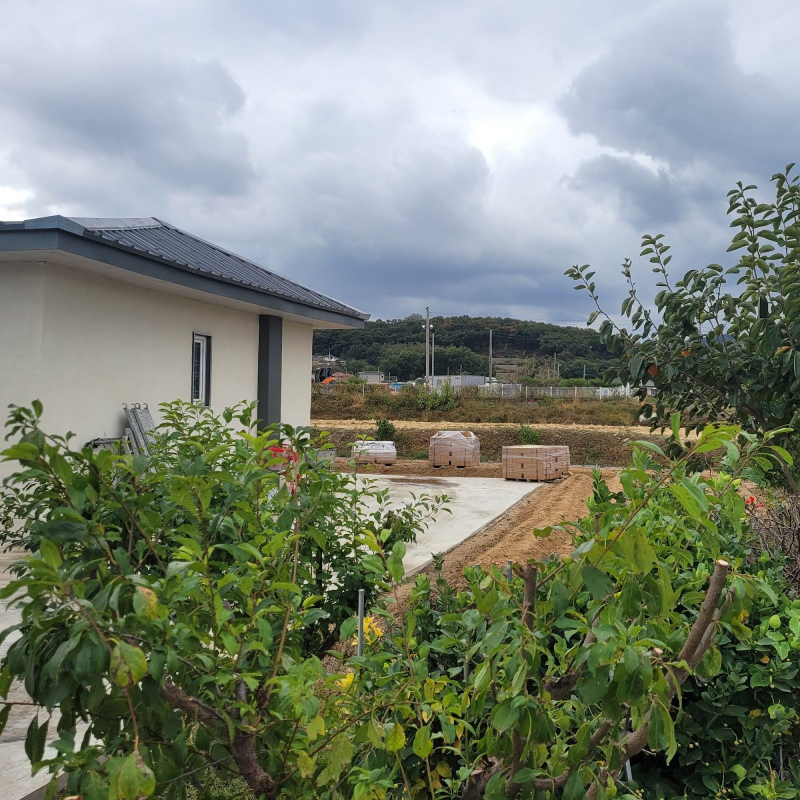
#> input picture portfolio/img/8ac90820a6/01c3beb3b0.jpg, 1600 x 1600 px (shown at 1/2 size)
$ python -i portfolio_build.py   (imports and definitions only)
#> lines starting #> are read from the running program, lines starting #| are printed output that depends on the picture
# -*- coding: utf-8 -*-
"""시공 포트폴리오 쪽 자동 만들기 (2026-10-23)
콘솔(portfolio.gs)이 매일 올리는 공개 목록 marketing/portfolio/index.json 을 받아
  portfolio/index.html          현장 모음 (공간·공정으로 거르기)
  portfolio/<번호>.html          현장 하나 (전·중·후 순 사진, 크게 보기)
  portfolio/img/<번호>/<n>.jpg   사진 사본 (큰 그림 1600 · 작은 그림 640) — 저장소에 두어 빠르고 오래 간다
를 만든다. 고객 이름·번지는 목록에 애초에 없다(콘솔에서 지역은 시·군·구까지만 내보냄).
사용: python3 tools/portfolio_build.py            (인터넷에서 받기)
      python3 tools/portfolio_build.py --local 목록.json   (시험용)
"""
import os, sys, json, html, io, hashlib, urllib.request, datetime, re

ROOT = os.path.dirname(os.path.dirname(os.path.abspath(__file__)))
SRC = "https://pnqyysuyrovgnmrchrrg.supabase.co/storage/v1/object/public/marketing/portfolio/index.json"
OUT = os.path.join(ROOT, "portfolio")
SITE = "https://jipjini.com/portfolio/"
GA = """<script async src="https://www.googletagmanager.com/gtag/js?id=G-35EM7T3M9W"></script>
<script>window.dataLayer=window.dataLayer||[];function gtag(){dataLayer.push(arguments);}gtag('js',new Date());(function(){try{if(/[?&]jj_staff=1/.test(location.search))localStorage.setItem('jj_staff','1');if(/[?&]jj_staff=0/.test(location.search))localStorage.removeItem('jj_staff');if(localStorage.getItem('jj_staff'))window['ga-disable-G-35EM7T3M9W']=true}catch(e){}})();gtag('config','G-35EM7T3M9W');</script>"""
BA_ORDER = {"전": 0, "중": 1, "후": 2, "": 1}
STAGE_KO = {"시공중": "시공 중", "완공": "완공", "계약": "착공 준비"}
e = lambda s: html.escape(str(s if s is not None else ""), quote=True)


# [95 lines left out: functions fetch, load, save_img, clean_works, ahash, title_of and 1 more, not called in this run]


CAM = '<svg class="ico" viewBox="0 0 24 24"><path d="M4 8h3l2-3h6l2 3h3v11H4z"/><circle cx="12" cy="13" r="3.5"/></svg>'
CTA = """<div class="cta"><p>같은 방식으로 우리 집도 맡겨 보세요 — 공종별 실제 단가 그대로, 마진 없는 코디</p>
<a href="/request.html">무료 견적 의뢰</a><a href="/cases/">견적 사례 보기</a></div>"""
FOOT = "</div></body></html>\n"


def build(data):
    sites = []
    for g in data.get("현장") or []:
        num = re.sub(r"[^0-9a-f]", "", str(g.get("번호", "")))[:12]
        if not num or not g.get("사진"):
            continue
        ph = sorted(g["사진"], key=lambda p: (BA_ORDER.get(p.get("전후", ""), 1), p.get("날짜", "")))
        kept = []
        for i, p in enumerate(ph):
            key = hashlib.md5(p["주소"].split("?")[0].encode()).hexdigest()[:10]
            big = os.path.join(OUT, "img", num, key + ".jpg"); small = os.path.join(OUT, "img", num, key + "_s.jpg")
            if save_img(p["주소"], big, small):
                h = ahash(small)
                if h is not None and any(bin(h ^ k["_h"]).count("1") <= 4 for k in kept if k.get("_h") is not None):
                    continue   # 같은 사진을 두 번 올린 것 — 한 번만
                kept.append(dict(p, big=f"img/{num}/{key}.jpg", small=f"img/{num}/{key}_s.jpg", _h=h))
        if kept:
            sites.append(dict(g, 번호=num, 사진=kept, 공정=clean_works(g)))
    if not sites:
        print("현장 없음 — 쪽을 바꾸지 않음"); return 0
    os.makedirs(OUT, exist_ok=True)
    rooms = sorted({p["공간"] for s in sites for p in s["사진"] if p.get("공간")})
    works = []
    for s in sites:
        for w in s.get("공정") or []:
            if w not in works: works.append(w)
    # ── 현장 하나 ──
    for s in sites:
        t = title_of(s); st = STAGE_KO.get(s.get("상태", ""), "")
        period = " ~ ".join([x for x in [s.get("착공", ""), s.get("완공", "") if st == "완공" else ""] if x])
        desc = f"{t} — 현장 사진 {len(s['사진'])}장" + (f" · {', '.join(s.get('공정', [])[:6])}" if s.get("공정") else "") + ". 집지니 다이렉트 코디로 진행한 실제 현장입니다."
        h = [head(t + " · 집지니 포트폴리오", desc, SITE + s["번호"] + ".html", SITE + s["사진"][-1]["big"])]
        h.append(f'<h1>{e(t)}{"<span class=st>" + e(st) + "</span>" if st else ""}</h1>')
        h.append(f'<p class="sub">{e(s.get("지역", ""))}{" · " + e(period) if period else ""} · 사진 {len(s["사진"])}장</p>')
        if s.get("공정"):
            h.append('<div>' + "".join(f'<span class="tag">{e(w)}</span>' for w in s["공정"]) + "</div>")
        groups = [("전", "시공 전"), ("중", "시공 과정"), ("후", "시공 후"), ("", "현장 사진")]
        n = 0; js = []
        for k, label in groups:
            ps = [p for p in s["사진"] if (p.get("전후") or "") == k]
            if not ps: continue
            h.append(f'<div class="sec">{CAM}{e(label)} <small>{len(ps)}장</small></div><div class="photos">')
            for p in ps:
                d = p.get("설명", ""); d = "" if re.match(r"^현장 일보 \d{4}-\d{2}-\d{2}$", d) else d
                cap = " · ".join([x for x in [p.get("공간", ""), re.sub(r"\s*\(.*?\)", "", p.get("단계", "")) if p.get("단계") not in ("기타", "") else "", d, p.get("날짜", "")] if x])
                alt = f'{t} {p.get("공간", "")} {label}'.strip()
                h.append(f'<figure onclick="lb({n})"><img loading="lazy" src="{e(p["small"])}" alt="{e(alt)}"><figcaption>{e(cap)}</figcaption></figure>')
                js.append([p["big"], cap]); n += 1
            h.append("</div>")
        h.append(CTA)
        h.append('<div id="lb" onclick="if(event.target===this)lbx()"><button class="x" onclick="lbx()" aria-label="닫기">&times;</button><button class="p" onclick="lbs(-1)" aria-label="앞">&#8249;</button><img id="lbi" alt=""><button class="n" onclick="lbs(1)" aria-label="뒤">&#8250;</button><div class="cap" id="lbc"></div></div>')
        h.append("<script>var P=" + json.dumps(js, ensure_ascii=False) + ",I=0;function lb(i){I=i;var x=P[i];document.getElementById('lbi').src=x[0];document.getElementById('lbc').textContent=x[1];document.getElementById('lb').classList.add('on')}function lbx(){document.getElementById('lb').classList.remove('on')}function lbs(d){lb((I+d+P.length)%P.length)}document.addEventListener('keydown',function(k){if(!document.getElementById('lb').classList.contains('on'))return;if(k.key==='Escape')lbx();if(k.key==='ArrowLeft')lbs(-1);if(k.key==='ArrowRight')lbs(1)});</script>")
        ld = {"@context": "https://schema.org", "@type": "ImageGallery", "name": t, "description": desc, "url": SITE + s["번호"] + ".html",
              "image": [SITE + p["big"] for p in s["사진"][:20]], "provider": {"@type": "HomeAndConstructionBusiness", "name": "집지니", "url": "https://jipjini.com/"}}
        h.append('<script type="application/ld+json">' + json.dumps(ld, ensure_ascii=False) + "</script>")
        h.append(FOOT)
        open(os.path.join(OUT, s["번호"] + ".html"), "w", encoding="utf-8").write("".join(h))
    # ── 모음 ──
    total = sum(len(s["사진"]) for s in sites)
    desc = f"집지니가 직접 코디한 실제 시공 현장 {len(sites)}곳, 사진 {total}장. 시공 전·과정·후를 공간·공정별로 모았습니다."
    h = [head("시공 포트폴리오 — 실제 현장 사진 · 집지니", desc, SITE, SITE + sites[0]["사진"][-1]["big"])]
    h.append("<h1>시공 포트폴리오</h1>")
    h.append(f'<p class="sub">실제 현장 {len(sites)}곳 · 사진 {total}장 · 현장 사진이 쌓이면 매일 자동으로 늘어납니다</p>')
    labels = []
    for x in rooms + works[:14]:
        if x not in labels: labels.append(x)
    chips = ['<button class="chip on" data-f="">전체</button>'] + [f'<button class="chip" data-f="{e(x)}">{e(x)}</button>' for x in labels]
    if len(chips) > 1:
        h.append('<div class="chips">' + "".join(chips) + "</div>")
    h.append('<div class="grid">')
    for s in sites:
        t = title_of(s); st = STAGE_KO.get(s.get("상태", ""), "")
        tags = "|".join(sorted({p["공간"] for p in s["사진"] if p.get("공간")} | set(s.get("공정") or [])))
        main = (s.get("공정") or [""])[0]
        cover = next((p for p in reversed(s["사진"]) if p.get("전후") == "후"), None) or next((p for p in reversed(s["사진"]) if main and main in p.get("단계", "")), s["사진"][-1])
        h.append(f'<a class="card" href="{e(s["번호"])}.html" data-t="{e(tags)}"><img loading="lazy" src="{e(cover["small"])}" alt="{e(t)}"><div class="b"><h2>{e(t)}{"<span class=st>" + e(st) + "</span>" if st else ""}</h2>'
                 f'<div class="meta">{e(s.get("지역", ""))} · 사진 {len(s["사진"])}장{" · " + e(s.get("최근", "")) if s.get("최근") else ""}</div>'
                 + "".join(f'<span class="tag">{e(w)}</span>' for w in (s.get("공정") or [])[:5]) + "</div></a>")
    h.append('</div><p class="empty" id="none" style="display:none">이 조건의 현장이 아직 없습니다.</p>')
    h.append("<script>document.querySelectorAll('.chip').forEach(function(c){c.onclick=function(){document.querySelectorAll('.chip').forEach(function(x){x.classList.remove('on')});c.classList.add('on');var f=c.dataset.f,n=0;document.querySelectorAll('.card').forEach(function(k){var ok=!f||('|'+k.dataset.t+'|').indexOf('|'+f+'|')>=0;k.style.display=ok?'':'none';if(ok)n++});document.getElementById('none').style.display=n?'none':''}})</script>")
    h.append(CTA + FOOT)
    open(os.path.join(OUT, "index.html"), "w", encoding="utf-8").write("".join(h))
    used = {p[k] for s in sites for p in s["사진"] for k in ("big", "small")}
    for d, _, fs in os.walk(os.path.join(OUT, "img")):
        for f in fs:
            rel = os.path.relpath(os.path.join(d, f), OUT).replace(os.sep, "/")
            if rel not in used: os.remove(os.path.join(d, f))   # 겹친 사진·내려간 사진 정리
    print(f"포트폴리오: 현장 {len(sites)}곳 · 사진 {total}장")
    return len(sites)


# [6 lines not run here, left out]

>>> import cv2
>>> picture = cv2.imread('../portfolio/img/8ac90820a6/01c3beb3b0.jpg', cv2.IMREAD_GRAYSCALE)
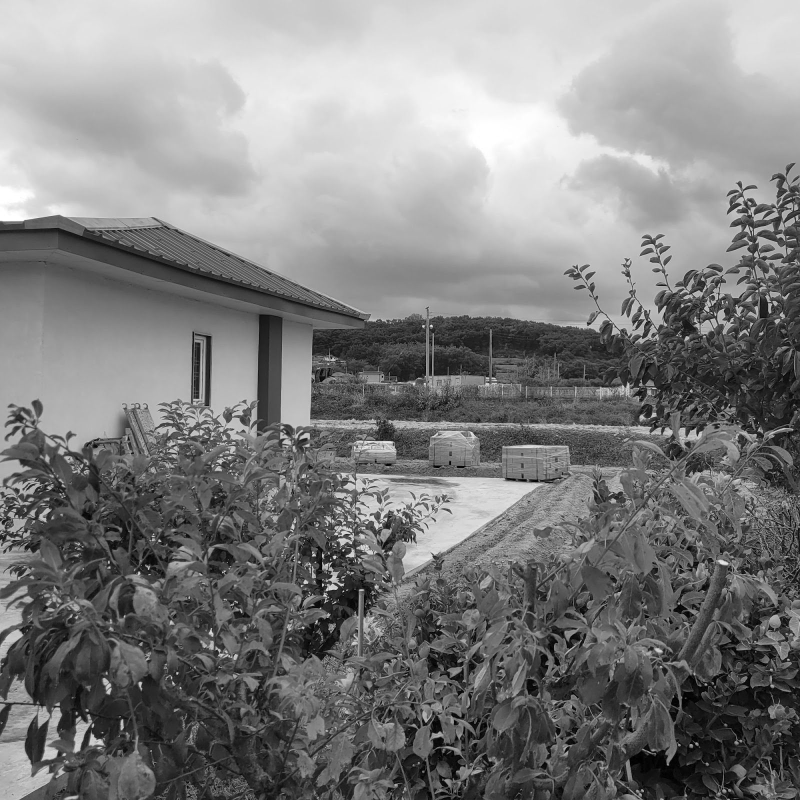
#> picture: shape (1600, 1600) (shown at 1/2 size); min 0, max 255, mean 127.7
#> (the run stopped early here; a loop or call above may not have finished)

$ run again, on portfolio/img/8ac90820a6/020c5683fe_s.jpg
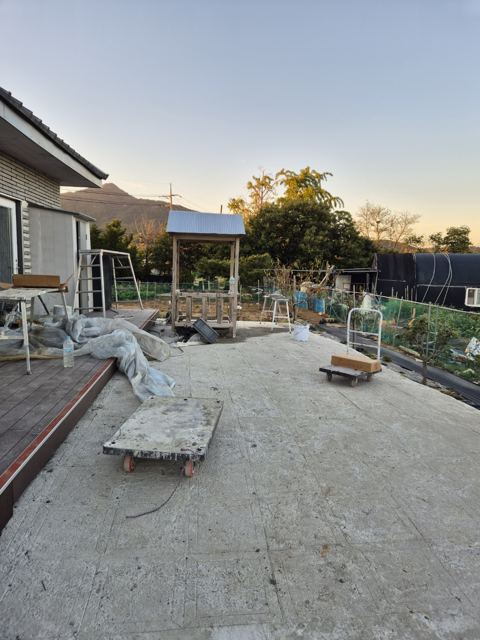
#> input picture portfolio/img/8ac90820a6/020c5683fe_s.jpg, 480 x 640 px
#> `picture = cv2.imread('../portfolio/img/8ac90820a6/01c3beb3b0.jpg', cv2..`:
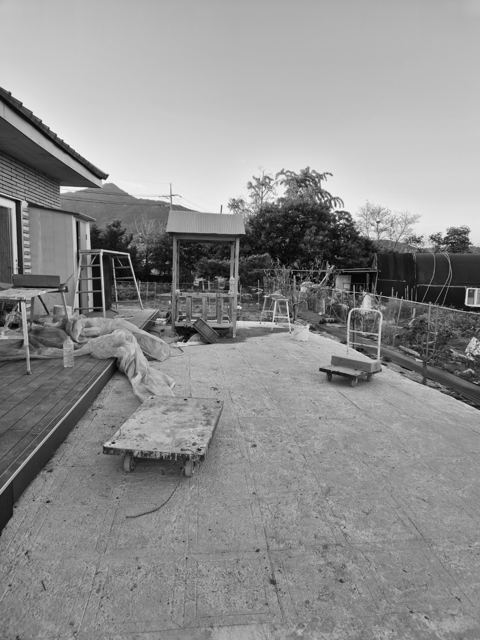
#> picture: shape (640, 480); min 0, max 255, mean 143.2

$ run again, on portfolio/img/8ac90820a6/1c280f926c.jpg
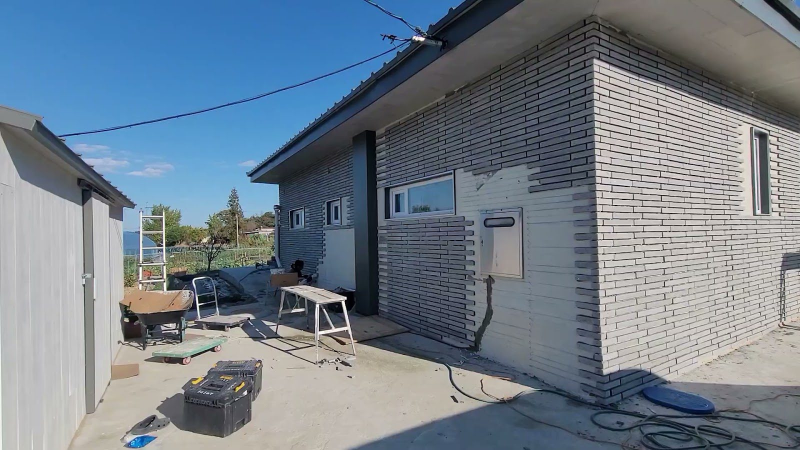
#> input picture portfolio/img/8ac90820a6/1c280f926c.jpg, 1600 x 900 px (shown at 1/2 size)
#> `picture = cv2.imread('../portfolio/img/8ac90820a6/01c3beb3b0.jpg', cv2..`:
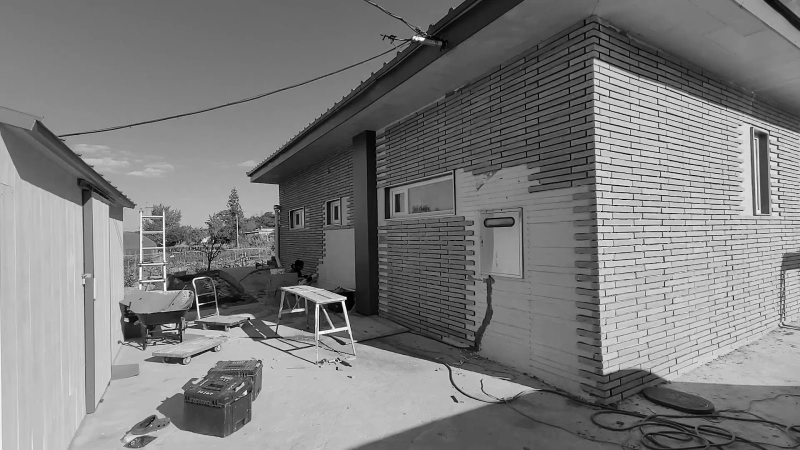
#> picture: shape (900, 1600) (shown at 1/2 size); min 0, max 255, mean 124.6
